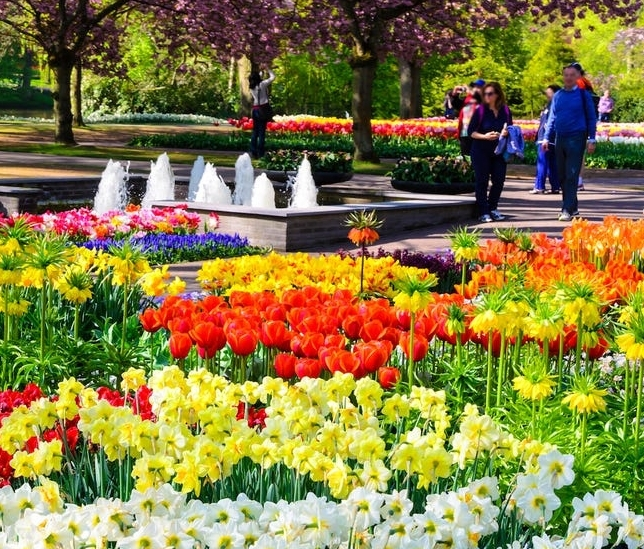
#> input picture train_img.jpg, 644 x 549 px
$ python Assignment5A.py
#> lines starting #> are read from the running program, lines starting #| are printed output that depends on the picture; long printed decimals are rounded
"""
For the data collected for the train_img.jpg for k vs inertia, there was no obvious “elbow” found. One can say that there's a little bit of an elbow found at k=6 and/or k=8. However, it's not very clear. I had multiple runs with different k values and there was no obvious value of "elbow" found. As there was no obvious elbow found, I used k=8 for task 2, I found it most appealing for test_img.

This program uses KMeans Clustering to cluster the natural image with different k values and then we uses the same the quantization to cluster the second image with the same the "RGB" value, which gives nice artistic look to it.

Prerak Patel, Student, Mohawk College, 2020
"""

import numpy as np
from skimage import data
from skimage import io
from sklearn.cluster import KMeans
import matplotlib.pyplot as plt

# loading training image using io library of skimage
image = io.imread("train_img.jpg")
#> image is the input picture: shape (549, 644, 3); mean R, G, B 136.4, 125.3, 67.8
# plotting the image using matplotlib
plt.figure()
# setting the title of the plot
plt.title("Original Image")
# populating the image to the plot
plt.imshow(image)
# turning off the axis for the plot
plt.axis('off')
# this method displays the plot
plt.show()
# reshaping the training image by converting it from 3d to 2d array to use it for the clustering
image_reshaped = image.reshape(549*644,3)

# loading testing image
test_image = io.imread("test_img.jpg")
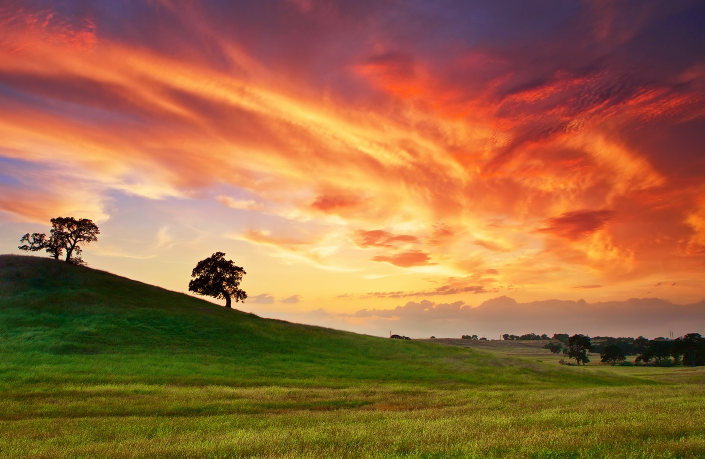
#> input picture test_img.jpg, 1409 x 918 px (shown at 1/2 size)
#> test_image is the input picture: shape (918, 1409, 3); mean R, G, B 156.4, 105.5, 64.5
# reshaping the testing image converting into 2d array from 3d
test_image_reshaped = test_image.reshape(918*1409,3)

# array of k values
clusters = [2,3,4,5,6,7,8,9,10,11,12]

# declaring the array to store inertia value for plotting
inertia = []

# looping through each array value in the clusters
for cluster in clusters:
    # declaring the KMeans with the number of clusters
    km = KMeans(n_clusters=cluster)
    # passing the training image data to KMeans fit function to cluster the data
    km = km.fit(image_reshaped)

    # condition to store check if the cluster value is 8 then we can pass the testing image data to predict function
    if(cluster == 8):
        # passing the testing data to the predict function of KMeans to quantize the testing image using the cluster values of training image
        test_km_pred = km.predict(test_image_reshaped)
        # declaring each pixel value using the cluster center RGB value
        test_quantized_pixels = km.cluster_centers_[test_km_pred]
        # shaping the image back to 3d from 2d array to plot
        test_quantized_image = test_quantized_pixels.reshape(918,1409,3)
        # converting the pixel value to int as the RGB value does not support float value
        test_quantized_image = test_quantized_image.astype(int)

    # declaring each pixel for the training image using the cluster center values
    quantized_pixels = km.cluster_centers_[km.labels_]
    # shaping an image back to 3d to plot
    quantized_image = quantized_pixels.reshape(549,644,3)
    # converting the pixel to int from float
    quantized_image = quantized_image.astype(int)

    # plotting each image with different k values
    plt.figure()
    plt.title("k = " + str(cluster))
    plt.imshow(quantized_image)
    plt.axis('off')
    plt.show()

    # printing out the k value and the Sum Squared Error(Inertia)
    print("k = " + str(cluster) + " SSE = " + str(km.inertia_))

    # appending the inertia value of each k value to the inertia array
    inertia.append(km.inertia_)
#> this loop made 11 passes
#| k = 2 SSE = 2546609690.468
#| k = 3 SSE = 1665599048.231
#| k = 4 SSE = 1321232115.182
#| k = 5 SSE = 995776378.186
#| k = 6 SSE = 863590040.581
#| k = 7 SSE = 776260406.032
#| k = 8 SSE = 690464582.108
#| k = 9 SSE = 645105163.131
#> (further printed lines are left out)
#> pass 1, `quantized_image = quantized_pixels.reshape(549,644,3)`:
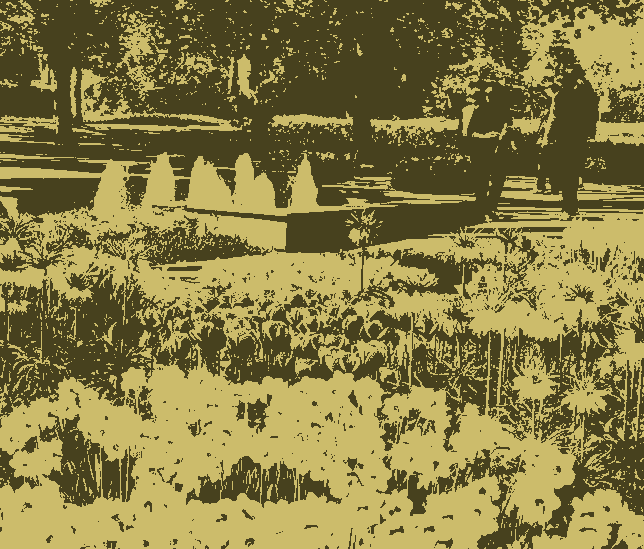
#> quantized_image: shape (549, 644, 3) float64; mean of channels 0, 1, 2 136.3, 125.2, 67.7; drawn as R, G, B
#> pass 2, `quantized_image = quantized_pixels.reshape(549,644,3)`:
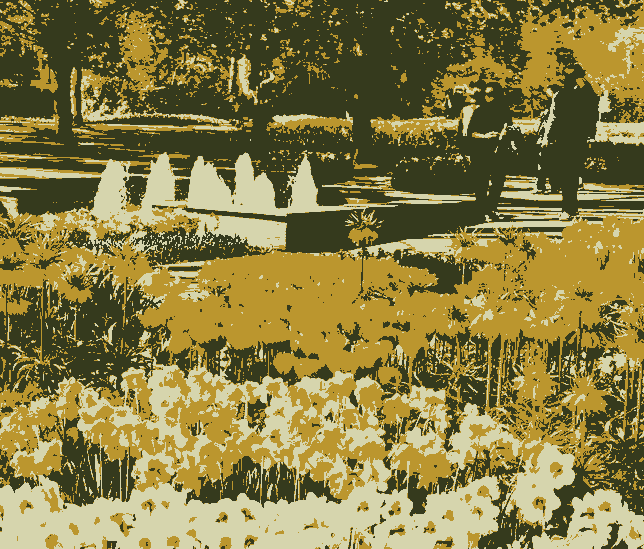
#> quantized_image: shape (549, 644, 3) float64; mean of channels 0, 1, 2 136.5, 125.4, 67.9; drawn as R, G, B
#> after the loop, inertia = [2.55e+09, 1.67e+09, 1.32e+09, 995776378.2, 863590040.6, 776260406, 690464582.1, 645105163.1, 584796499.2, 547173062.6, 518750091.4]

# plotting the figure for the different values of k for train_img vs inertia value
plt.figure()
plt.plot(clusters, inertia)
plt.title("train_img.jpg k vs inertia")
plt.xlabel('k')
plt.ylabel('inertia')
plt.show()
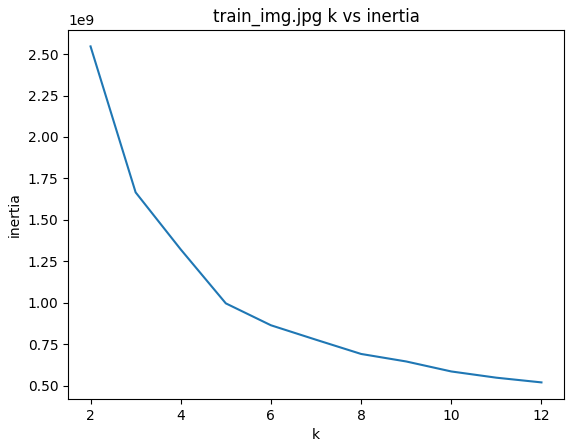
#> figure drawn by matplotlib, 1 panel; curve peaks at x = 2, y = 2.55e+09

# plotting the original test image
plt.figure()
plt.title("Original Test Image")
plt.imshow(test_image)
plt.axis('off')
plt.show()

# plotting the test image with quantization with k = 8
plt.figure()
plt.title("k = 8 quantized using train_img.jpg")
plt.imshow(test_quantized_image)
plt.axis('off')
plt.show()
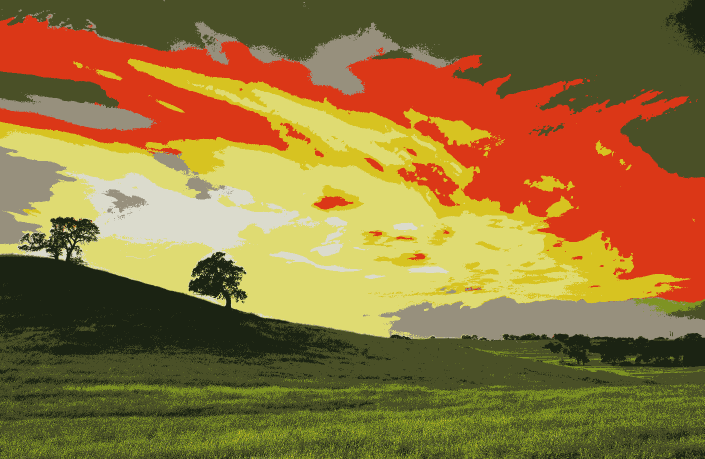
#> shown: shape (918, 1409, 3) (shown at 1/2 size); mean R, G, B 143.7, 114.8, 57.2
